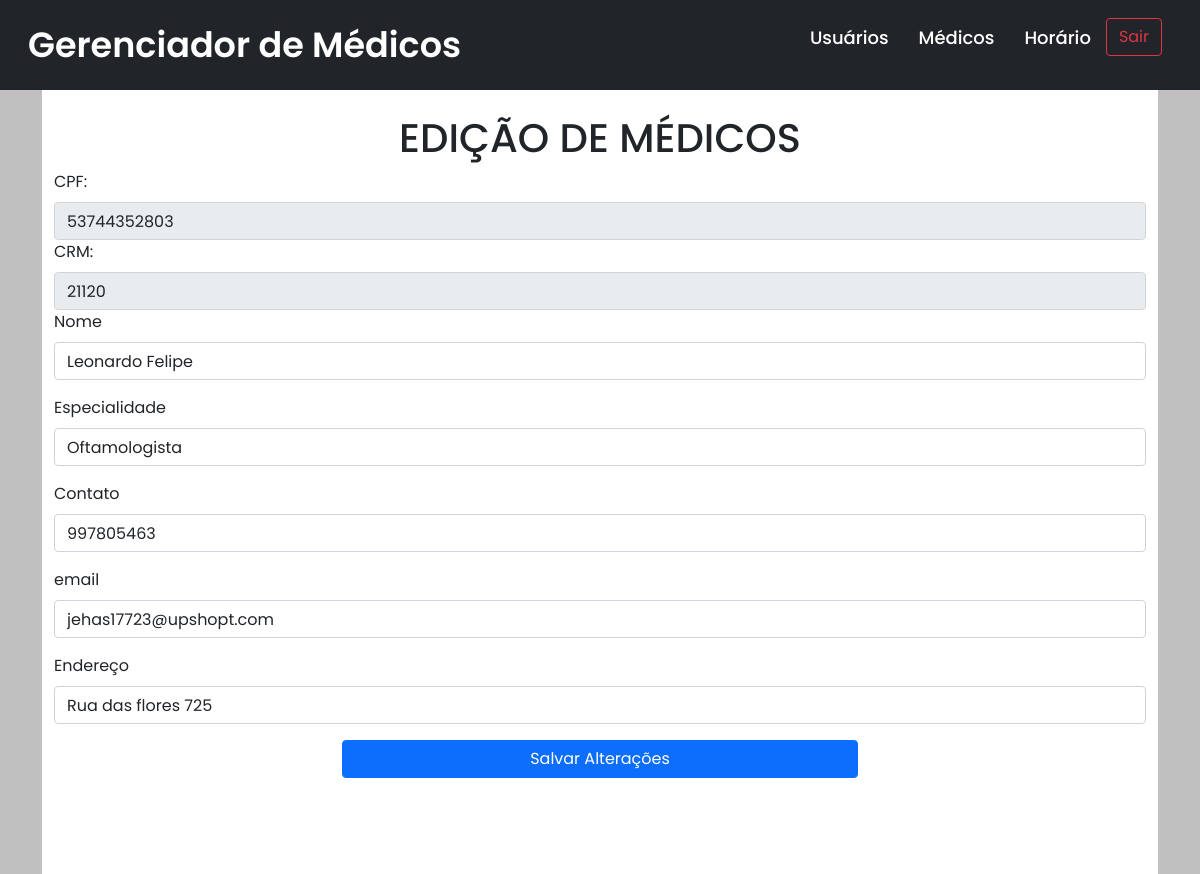
The app's page /medico/telaeditar.php?cpf=53744352803 with its own data.
### tables this page shows
CREATE TABLE `tbmedicos` (
  `nome` varchar(255) NOT NULL,
  `especialidade` varchar(100) DEFAULT NULL,
  `crm` varchar(8) DEFAULT NULL,
  `contato` varchar(15) DEFAULT NULL,
  `email` varchar(100) DEFAULT NULL,
  `endereco` varchar(255) DEFAULT NULL,
  `cpf` varchar(15) NOT NULL
);

### medico/telaeditar.php (the view, shortened to what this page needs)
<!DOCTYPE html>
<html lang="pt-br">
<head>
    <link rel="stylesheet" href="https://stackpath.bootstrapcdn.com/bootstrap/4.1.3/css/bootstrap.min.css">
    <link rel="stylesheet" href="https://maxcdn.bootstrapcdn.com/font-awesome/4.7.0/css/font-awesome.min.css">
    <link rel="stylesheet" href="https://cdn.jsdelivr.net/npm/bootstrap-icons@1.11.0/font/bootstrap-icons.css">
    <link rel="stylesheet" href="./css/estilo.css">
    <link rel="stylesheet" href="../css/styleHome.css">
    <link href="https://cdn.jsdelivr.net/npm/bootstrap@5.0.2/dist/css/bootstrap.min.css" rel="stylesheet">
</head>
<body style = "background-color: #C0C0C0;">
    <nav class="navbar navbar-dark bg-dark">
        <div class="container-fluid">
            <div class="logo">
                <a href="home.html">Gerenciador de Médicos</a>
            </div>
            <ul class="menu-desktop">
                <li> <a href="../usuario/tela_adm_usu.php">Usuários</a> </li>
                <li> <a href="tela_adm_med.php">Médicos</a> </li>
                <li> <a href="../usuario/horarios.php">Horário</a> </li>
                <li> <a class="btn btn-outline-danger" href="../usuario/logout.php">Sair</a> </li>
            </ul>
        </div>
    </nav>
        <?php
            $cpf = $_GET['cpf'];
            $stmt = "select * from tbmedicos where cpf = $cpf;";
            include_once("conexao.php");
            $result = mysqli_query($conn,$stmt);
            $medico = mysqli_fetch_assoc($result);
        ?>
<div class="container">
    <div style="background-color:#FFF; padding-bottom:80px; ">
        <div class="container" >
            <div class="login">
                <br>
                        <div class="container text-center">
                        <h1>EDIÇÃO DE MÉDICOS</H1>
                        </div>
                        <form method="post" action="editar.php">
                        <div class="form-group">
                            <div>
                                <label for="cpf">CPF:</label>
                                <input id="cpf" name="cpf" type="text" required="required" class="form-control" readonly
                                value="<?php echo $cpf?>">
                            </div>
                            <div>
                                <label for="crm">CRM:</label>
                                <input id="crm" name="crm" type="text" required="required" class="form-control" readonly
                                value="<?php echo $medico['crm']; ?>">
                            </div>
                            <div class="form-group">
                                <label for="nome">Nome</label>
                                <input id="nome" name="nome" placeholder="Informe o nome do médico!!" type="text" required="required" class="form-control"
                                value="<?php echo $medico['nome']; ?>">
                            </div>
                            <div class="form-group">
                                <label for="nome">Especialidade</label>
                                <input id="especialida" name="especialidade" placeholder="Informe o nome do médico!!" type="text" required="required" class="form-control"
                                value="<?php echo $medico['especialidade']; ?>">
                            </div>
                            <div class="form-group">
                                <label for="contato">Contato</label>
                                <input id="contato" name="contato" placeholder="Informe o contato do médico!!" type="text" required="required" class="form-control"
                                value="<?php echo $medico['contato']; ?>">
                            </div>
                            <div class="form-group">
                                <label for="email">email</label>
                                <input id="email" name="email" placeholder="Informe o email do médico!!" type="email" required="required" class="form-control"
                                value="<?php echo $medico['email']; ?>">
                            </div>
                            <div class="form-group">
                                <label for="endereco">Endereço</label>
                                <input id="endereco" name="endereco" placeholder="Informe o endereço do médico!!" type="text" required="required" class="form-control"
                                value="<?php echo $medico['endereco']; ?>">
                            </div>
                            <div class="d-grid gap-2 col-6 mx-auto">
                                <button name="submit" type="post" class="btn btn-primary">Salvar Alterações</button>
                            </div>
                        </form>
                    </div>
                </div>
            </div>
        </div>
</body>
</html>

### css/estilo.css (style rules this page uses)
.login { margin: 0 auto !important; float: none !important; }

### css/styleHome.css (style rules this page uses)
* { margin: 0; padding: 0; box-sizing: border-box; font-family: 'Poppins', sans-serif; }
nav { background-color: #18929d; padding: 10px 60px; display: flex; justify-content: space-between; align-items: center; }
nav .logo a { text-decoration: none; color: #fff; font-size: 35px; font-weight: 600; }
nav ul { display: flex; align-items: center; list-style: none; padding: 10px; }
nav li a { text-decoration: none; color: #fff; font-size: 18px; font-weight: 500; padding: 8px 15px; border-radius: 5px; transition: 0.3s; }

### records on screen
tbmedicos: crm "21120", nome "Leonardo Felipe", especialidade "Oftamologista", contato "997805463", email "jehas17723@upshopt.com", endereco "Rua das flores 725"
